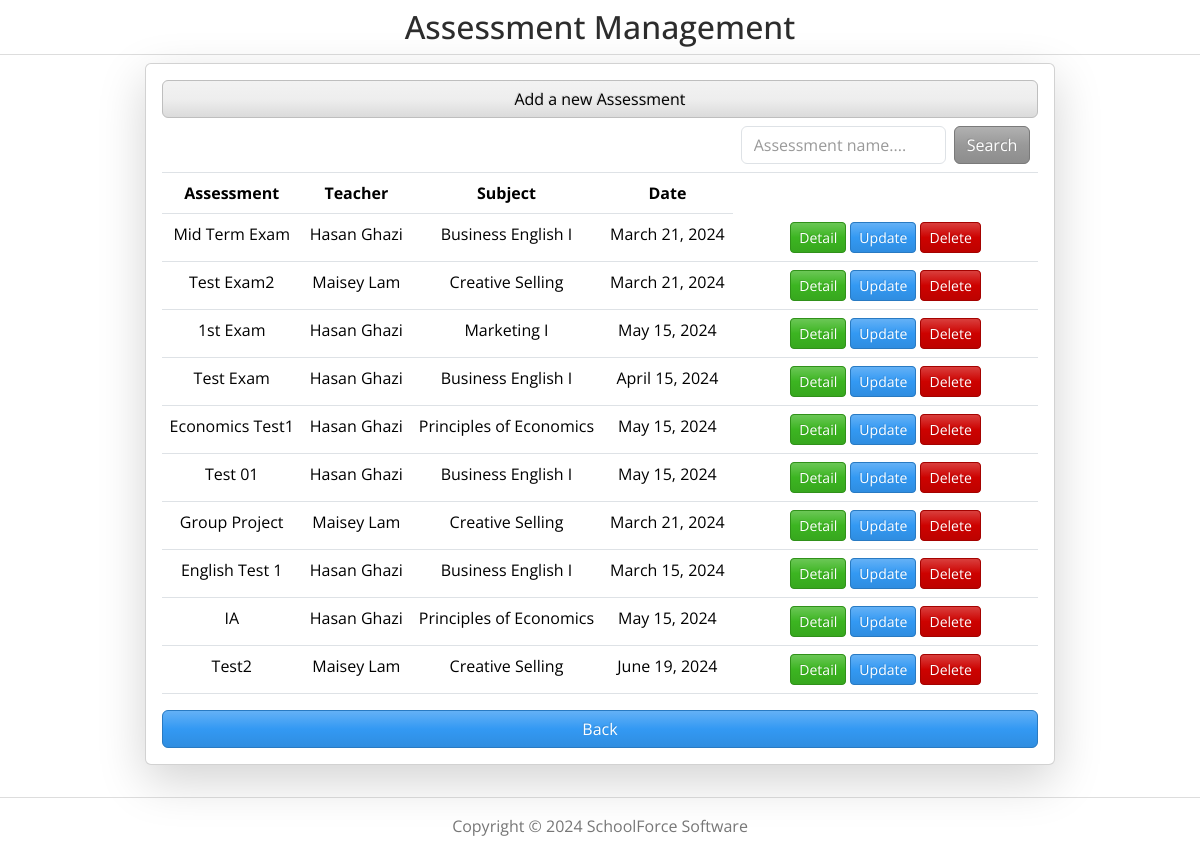
Screenshot of /exam_list/ (signed in) with the database file from the repository.
### cmsmain/models.py (models this page shows, shortened)
class Exam(models.Model):
    course_class = models.ForeignKey(CourseClass, on_delete=models.CASCADE, related_name='exams', null=True, blank=True)
    name = models.CharField(max_length=100)
    total = models.IntegerField()
    weight = models.IntegerField()
    description = models.TextField(null=True, blank=True)
    location = models.ForeignKey(Location, on_delete=models.CASCADE, related_name='exams', null=True, blank=True)
    date = models.DateField()

class CourseClass(models.Model):
    class_code = models.CharField(max_length=20)
    class_name = models.CharField(max_length=30)
    subject = models.ForeignKey(Subject, on_delete=models.CASCADE, related_name='classes')
    term = models.ForeignKey(Term, on_delete=models.CASCADE, related_name='classes')
    teacher = models.ForeignKey(Teacher, on_delete=models.CASCADE, related_name='classes')
    students = models.ManyToManyField(Student, related_name='classes', blank=True)

class Teacher(models.Model):
    user = models.OneToOneField(User, on_delete=models.CASCADE)
    subjects = models.ManyToManyField(Subject, related_name='teachers')
    first_name = models.CharField(max_length=50)
    last_name = models.CharField(max_length=50)
    phone = models.CharField(max_length=20, null=True, blank=True)
    email = models.EmailField(max_length=100)
    date_joined = models.DateField(null=True, blank=True)
    created_at = models.DateTimeField(auto_now_add=True, null=True, blank=True)
    def __str__(self):
        return f'{self.first_name} {self.last_name}'

class Subject(models.Model):
    code = models.CharField(max_length=20, unique=True)
    name = models.CharField(max_length=100)
    def __str__(self):
        return self.name

### cmsmain/views.py (the view)
# urls.py: path('exam_list/', views.ExamListView.as_view(), name='exam_list'),
@method_decorator(login_required, name='dispatch')
class ExamListView(ListView):
    model = Exam
    template_name = 'app_assessments/exam_list.html'

### cmsmain/templates/app_assessments/exam_list.html
{% extends 'cmsmain/base.html' %}
{% load static %}
{% block content %}
<h2 class="text-center mt-2">Assessment Management</h2>
<hr class="mt-0 mb-2">
<div class="d-flex justify-content-center">
    <div class="row">
        <div class="col col-md">
            <div class="card card-body shadow-lg bg-body rounded">
                <a class="btn btn-light" href="/exam_create/">Add a new Assessment</a>
                <table class="table">
                    <tr>
                        <td></td>
                        <td></td>
                        <td></td>
                        <td></td>
                        <td>
                        <form class="d-flex float-end" action="{% url 'exam_search' %}" method="get">
                            <input class="form-control me-sm-2" name="q" type="text" placeholder="Assessment name....">
                            <button class="btn btn-secondary my-2 my-sm-0" type="submit">Search</button>
                        </form>
                        </td>
                    </tr>
                    <tr>
                        <th> Assessment</th>
                        <th> Teacher</th>
                        <th> Subject</th>
                        <th> Date</th>
                    </tr>
                    {% for exam in exam_list %}
                        <tr>
                            <td> {{exam.name}} </td>
                            <td> {{exam.course_class.teacher}} </td>
                            <td> {{exam.course_class.subject}} </td>
                            <td> {{exam.date}} </td>
                            <td>
                                <a class="btn btn-success btn-sm" href="{% url 'exam_detail' exam.id %}">Detail</a>
                                <a class="btn btn-info btn-sm" href="{% url 'exam_update' exam.id %}">Update</a>
                                <a class="btn btn-danger btn-sm" href="{% url 'exam_delete' exam.id %}">Delete</a>
                            </td>
                        </tr>
                    {% endfor %}
                </table>
                <a class="btn btn-info" href="{% url 'custom_page' %}">Back</a>
            </div>
        </div>
    </div>
</div>
{% endblock %}

### cmsmain/templates/cmsmain/base.html (style rules this page uses)
.wrapper { min-height: 100vh; display: flex; flex-direction: column; }
table tr th { font-size: 16px; font-weight: bold; }

### rows the page displays
Exam: name "Mid Term Exam", course_class.teacher "Hasan Ghazi", course_class.subject "Business English I", date "March 21, 2024"
Exam: name "Test Exam2", course_class.teacher "Maisey Lam", course_class.subject "Creative Selling", date "March 21, 2024"
Exam: name "1st Exam", course_class.teacher "Hasan Ghazi", course_class.subject "Marketing I", date "May 15, 2024"
Exam: name "Test Exam", course_class.teacher "Hasan Ghazi", course_class.subject "Business English I", date "April 15, 2024"
Exam: name "Economics Test1", course_class.teacher "Hasan Ghazi", course_class.subject "Principles of Economics", date "May 15, 2024"
Exam: name "Test 01", course_class.teacher "Hasan Ghazi", course_class.subject "Business English I", date "May 15, 2024"
Exam: name "Group Project", course_class.teacher "Maisey Lam", course_class.subject "Creative Selling", date "March 21, 2024"
Exam: name "English Test 1", course_class.teacher "Hasan Ghazi", course_class.subject "Business English I", date "March 15, 2024"
Exam: name "IA", course_class.teacher "Hasan Ghazi", course_class.subject "Principles of Economics", date "May 15, 2024"
Exam: name "Test2", course_class.teacher "Maisey Lam", course_class.subject "Creative Selling", date "June 19, 2024"
